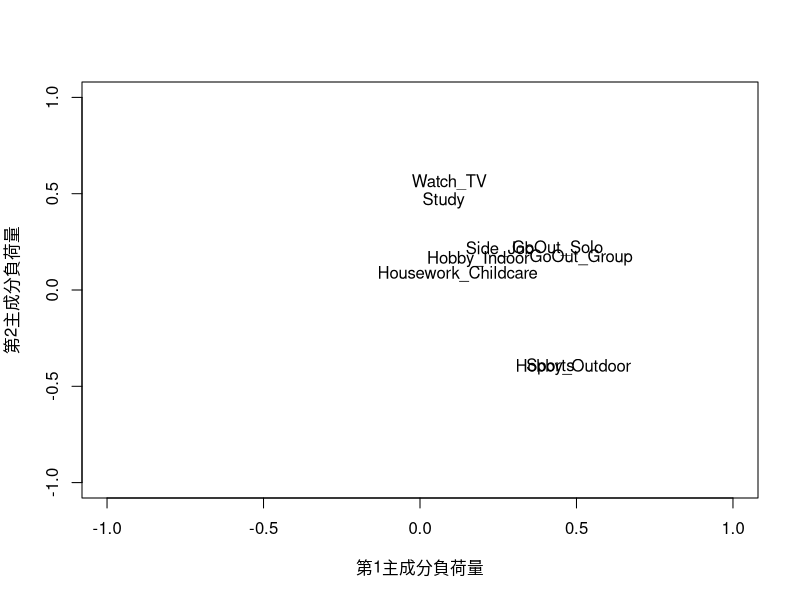

Here is the R script that generated this plot:
# 20251111_1_全員回答_余暇時間の主成分分析 / ロジスティック回帰

# 必要なパッケージのロード（通常はbase Rの機能で十分です）
# library(stats)

# データの読み込み
library(readxl)
data_1 <- read_excel("data/data_1.xlsx")
View(data_1)


# 活動頻度の変数名リスト（Rでの列名として使用）
activity_cols <- c("Side_Job", "Housework_Childcare", "Study", 
                   "GoOut_Solo", "GoOut_Group", "Watch_TV", 
                   "Sports", "Hobby_Indoor", "Hobby_Outdoor")

# 目的変数（スマホゲーム: 0/1）の変数名
target_col <- "Play_SP_Game"

# 主成分分析に使用するデータフレーム (説明変数X)
X <- data_1[, activity_cols]
# 目的変数Y
Y <- data_1[[target_col]]

# -----------------
# 主成分分析 (PCA) の実行
# -----------------
# データを標準化（scale = TRUE）してからPCAを実行
pca_result <- prcomp(X, scale = TRUE)

# 結果の確認（寄与率、累積寄与率）
print("--- 主成分分析 (PCA) の結果概要 ---")
summary(pca_result) 

# PC1-5のスコア（新しい説明変数）を取得
pc_scores <- as.data.frame(pca_result$x[, 1:5])
colnames(pc_scores) <- c("PC1", "PC2", "PC3", "PC4", "PC5") # 列名を変更

# 主成分負荷量の確認 (PC1, PC2, PC3の解釈に必要)
print("--- 主成分負荷量 (Rotation: PC1, PC2, PC3, PC4, PC5) ---")
print(pca_result$rotation[, 1:5])


# 第1主成分負荷量と第2主成分負荷量の散布図の作成
plot(pca_result$rotation[, 1], pca_result$rotation[, 2], type = "n",
     xlim = c(-1, 1), ylim = c(-1, 1), xlab = "第1主成分負荷量", ylab = "第2主成分負荷量")
text(pca_result$rotation[, 1], pca_result$rotation[, 2], rownames(pca_result$rotation))

# -----------------
# ロジスティック回帰
# -----------------

# PC1, PC2, PC3, PC4, PC5 のスコアを取得
pc_scores <- as.data.frame(pca_result$x[, 1:5])
colnames(pc_scores) <- c("PC1", "PC2", "PC3", "PC4", "PC5") # 列名をPC1〜PC5に変更

# 主成分スコアと目的変数Yを結合したデータフレームを作成
regression_data <- cbind(pc_scores, Play_SP_Game = Y)

# ロジスティック回帰モデルの構築 (PC1からPC5を説明変数に)
model <- glm(Play_SP_Game ~ PC1 + PC2 + PC3 + PC4 + PC5, 
             data = regression_data, 
             family = binomial)

# モデルの要約を出力
print("--- ロジスティック回帰分析の結果 ---")
summary(model)

# オッズ比と95%信頼区間の計算と表示
print("--- オッズ比と95%信頼区間 ---")
# オッズ比
odds_ratios <- exp(coef(model))
# 95%信頼区間 (confint.defaultを使用することで計算速度が速くなります)
conf_intervals <- exp(confint.default(model)) 

# 結果を見やすい表形式で結合
results_table <- data.frame(
  Coefficient = coef(model),
  Odds_Ratio = odds_ratios,
  `95% CI Lower` = conf_intervals[, 1],
  `95% CI Upper` = conf_intervals[, 2]
)
print(results_table)
